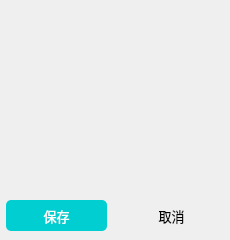
<?xml version="1.0" encoding="UTF-8"?>
<ui version="4.0">
 <class>choosetime_style_widget</class>
 <widget class="QWidget" name="choosetime_style_widget">
  <property name="geometry">
   <rect>
    <x>0</x>
    <y>0</y>
    <width>230</width>
    <height>240</height>
   </rect>
  </property>
  <property name="windowTitle">
   <string>Form</string>
  </property>
  <widget class="QPushButton" name="saveButton">
   <property name="geometry">
    <rect>
     <x>6</x>
     <y>200</y>
     <width>101</width>
     <height>31</height>
    </rect>
   </property>
   <property name="styleSheet">
    <string notr="true">QPushButton {
    background-color: #00CED1; /* 按钮背景颜色为蓝绿色 */
    color: white; /* 按钮文字颜色为白色 */
    border: none; /* 无边框 */
    padding: 5px 5px; /* 内边距 */
    font-size: 13px; /* 字体大小 */
    border-radius: 5px; /* 圆角 */
}

QPushButton:hover {
    background-color: #00B2B2; /* 鼠标悬停时背景颜色变深 */
}

QPushButton:pressed {
    background-color: #008C8C; /* 鼠标按下时背景颜色更深 */
}</string>
   </property>
   <property name="text">
    <string>保存</string>
   </property>
  </widget>
  <widget class="QPushButton" name="pushButton_51">
   <property name="geometry">
    <rect>
     <x>121</x>
     <y>200</y>
     <width>101</width>
     <height>31</height>
    </rect>
   </property>
   <property name="styleSheet">
    <string notr="true">QPushButton {

    background-color: transparent;
    padding: 5px 5px; /* 内边距 */
    font-size: 13px; /* 字体大小 */
    border-radius: 5px; /* 圆角 */
}

QPushButton:hover {
    background-color: rgba(0,0, 0, 220);
}

QPushButton:pressed {
    background-color:  rgba(0, 0, 0,220);
}</string>
   </property>
   <property name="text">
    <string>取消</string>
   </property>
   <property name="flat">
    <bool>false</bool>
   </property>
  </widget>
 </widget>
 <resources/>
 <connections/>
</ui>
